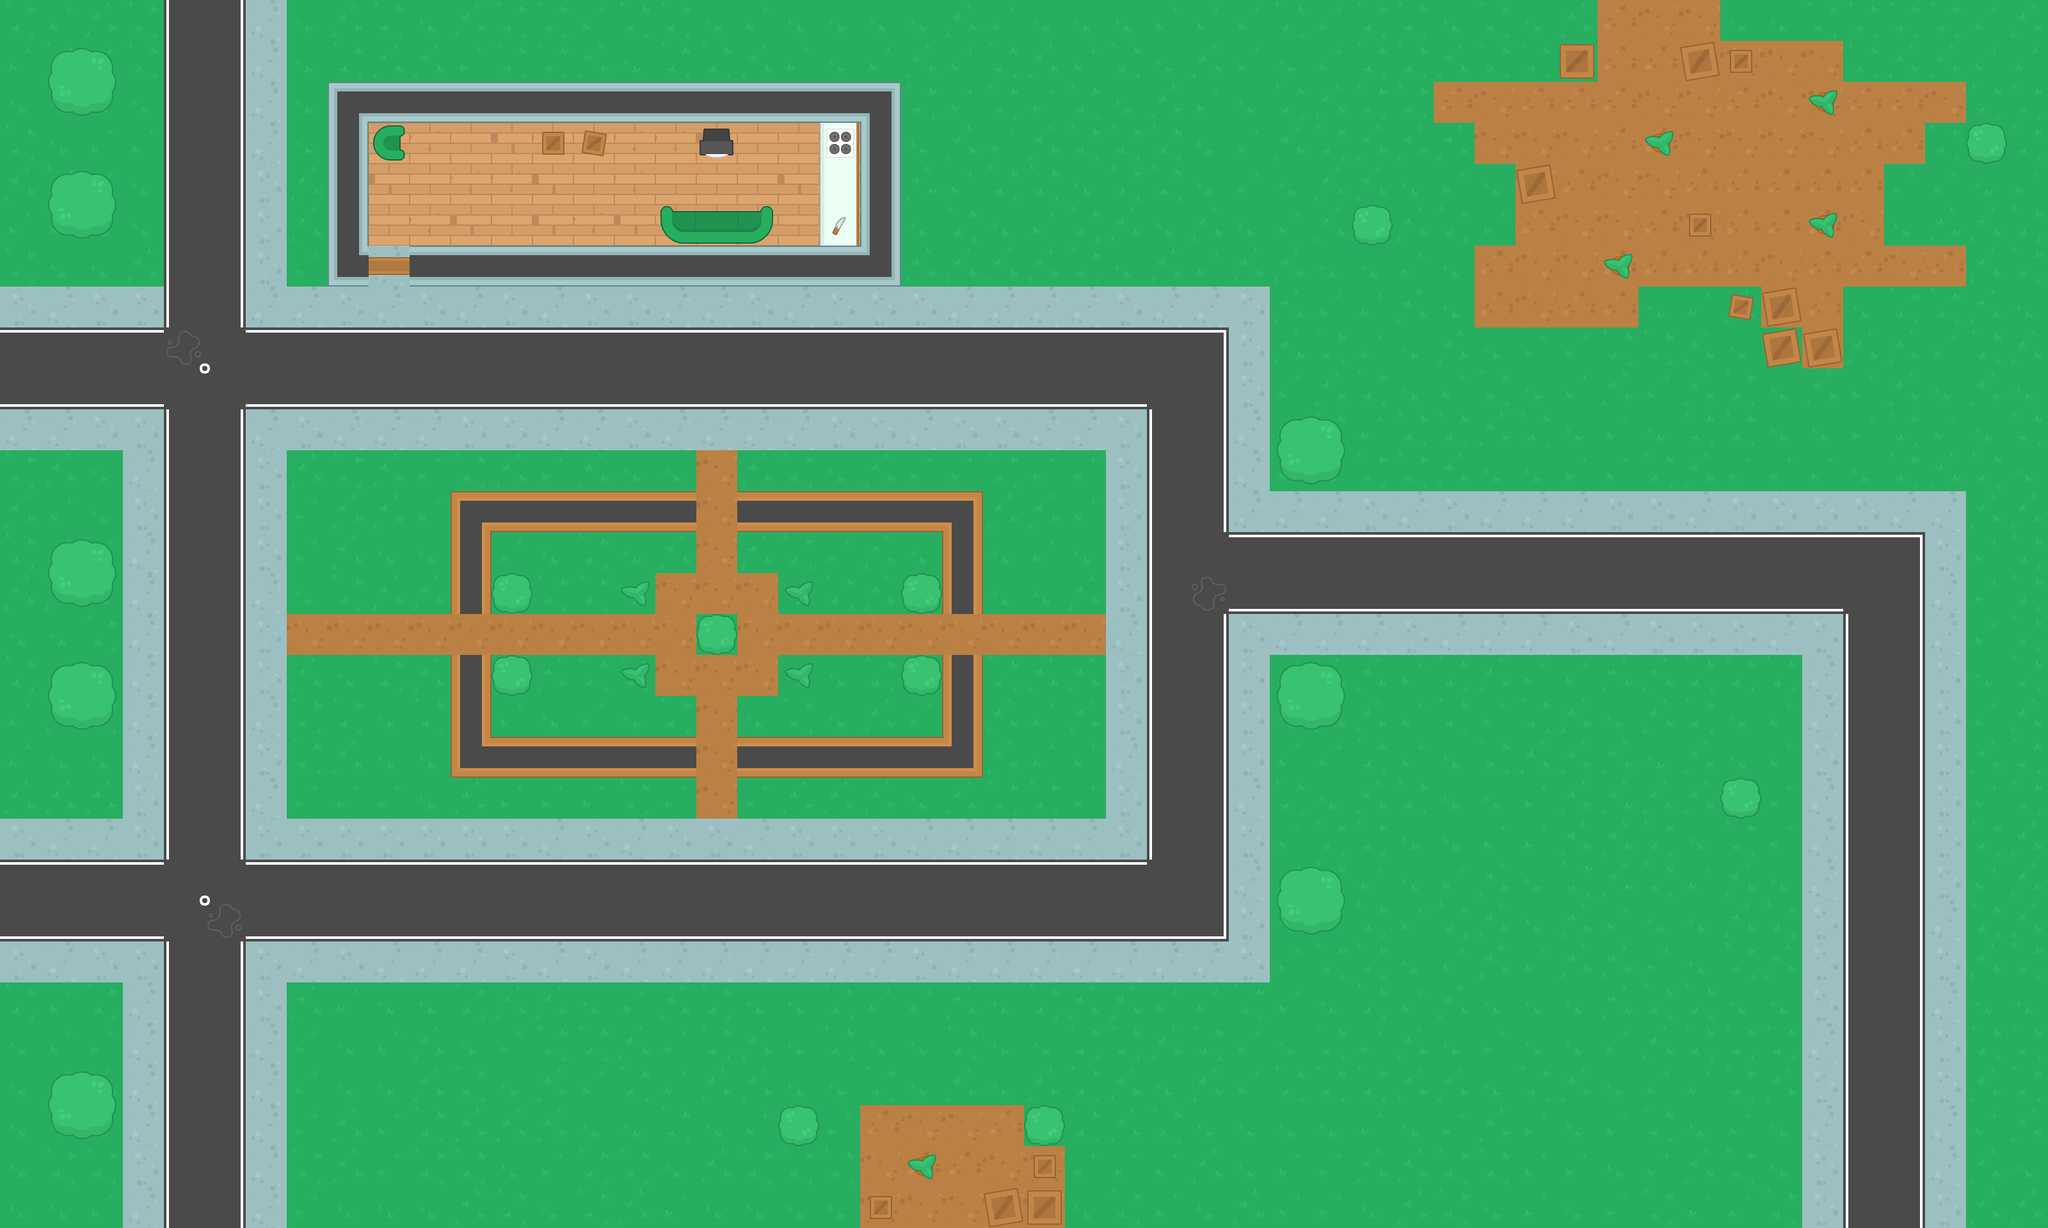

A level layout from a 2D game, rendered from its tile map. Below: a short description, then the map file with tile-grid data replaced by summaries:
An orthogonal 50x30 tile map with 64x64 px tiles, 5 tile layers (Ground, Furniture, small items, Trees, ...) and 31 objects (16x wall, 9x zombie, 4x health, player, shotgun).

<map version="1.2" tiledversion="1.3.1" orientation="orthogonal" renderorder="right-down" compressionlevel="0" width="50" height="30" tilewidth="64" tileheight="64" infinite="0" nextlayerid="9" nextobjectid="39">
 <tileset firstgid="1" source="base_set.tsx" />
 <layer id="3" name="Ground" width="50" height="30">
  <data>[1500 cells, 1500 non-empty, 22 distinct tile ids]</data>
 </layer>
 <layer id="6" name="Furniture" width="50" height="30">
  <data>[1500 cells, 24 non-empty, 12 distinct tile ids]</data>
 </layer>
 <layer id="7" name="small items" width="50" height="30">
  <data>[1500 cells, 4 non-empty, 2 distinct tile ids]</data>
 </layer>
 <layer id="4" name="Trees" width="50" height="30">
  <data>[1500 cells, 51 non-empty, 7 distinct tile ids]</data>
 </layer>
 <layer id="5" name="Walls" width="50" height="30">
  <data>[1500 cells, 65 non-empty, 12 distinct tile ids]</data>
 </layer>
 <objectgroup id="8" name="Obstacles">
  <object id="1" name="wall" x="640" y="384" width="768" height="64" />
  <object id="2" name="player" x="400" y="464" width="32" height="32" />
  <object id="3" name="wall" x="512" y="128" width="896" height="64" />
  <object id="4" name="wall" x="1344" y="192" width="64" height="192" />
  <object id="5" name="wall" x="512" y="192" width="64" height="256" />
  <object id="6" name="wall" x="704" y="768" width="64" height="192" />
  <object id="7" name="wall" x="704" y="1024" width="64" height="192" />
  <object id="8" name="wall" x="1472" y="768" width="64" height="192" />
  <object id="9" name="wall" x="1472" y="1024" width="64" height="192" />
  <object id="10" name="wall" x="1152" y="768" width="320" height="64" />
  <object id="11" name="wall" x="768" y="768" width="320" height="64" />
  <object id="12" name="wall" x="768" y="1152" width="320" height="64" />
  <object id="13" name="wall" x="1152" y="1152" width="320" height="64" />
  <object id="14" name="zombie" x="464" y="784" width="32" height="32" />
  <object id="15" name="zombie" x="592" y="720" width="32" height="32" />
  <object id="16" name="zombie" x="464" y="912" width="32" height="32" />
  <object id="17" name="zombie" x="80" y="720" width="32" height="32" />
  <object id="18" name="wall" x="0" y="-16" width="3200" height="16" />
  <object id="19" name="wall" x="0" y="1920" width="3200" height="16" />
  <object id="20" name="wall" x="3200" y="-16" width="16" height="1952" />
  <object id="21" name="wall" x="-16" y="-16" width="16" height="1952" />
  <object id="22" name="health" x="784" y="848" width="32" height="32" />
  <object id="23" name="health" x="2448" y="272" width="32" height="32" />
  <object id="24" name="health" x="1168" y="208" width="32" height="32" />
  <object id="25" name="health" x="1552" y="1808" width="32" height="32" />
  <object id="26" name="zombie" x="912" y="912" width="32" height="32" />
  <object id="34" name="zombie" x="2256" y="208" width="32" height="32" />
  <object id="35" name="zombie" x="1296" y="1040" width="32" height="32" />
  <object id="36" name="zombie" x="2192" y="528" width="32" height="32" />
  <object id="37" name="zombie" x="1616" y="720" width="32" height="32" />
  <object id="38" name="shotgun" x="208" y="464" width="32" height="32" />
 </objectgroup>
</map>
